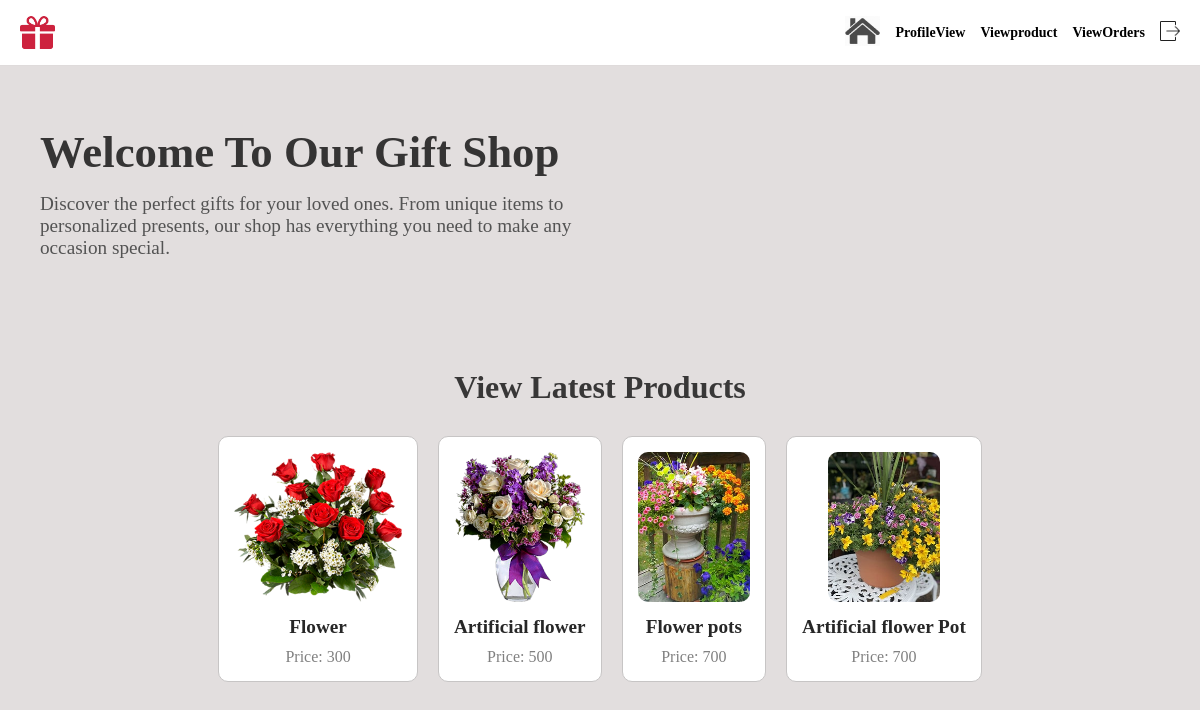
The page /companyhome (signed in) on the database its author committed.
### app/models.py (models this page shows)
class Product(models.Model):
    product_id=models.ForeignKey(Company,on_delete=models.CASCADE)
    name=models.CharField(max_length=100)
    image=models.FileField(upload_to='media')
    description=models.CharField(max_length=100)
    price=models.IntegerField()
    category=models.CharField(null=True,blank=True,max_length=100)
    product_quantity=models.IntegerField(null=True,blank=True)
    color = models.CharField(max_length=100, null=True, blank=True)
    size = models.CharField(max_length=100, null=True, blank=True)

### app/views.py (the view)
# urls.py: path('companyhome',views.Companyhome,name='companyhome'),
def Companyhome(request):
    company = Company.objects.get(company_id=request.user.id)
    products = Product.objects.filter(product_id=company)
    return render(request,'companyhome.html',{'products':products})

### templates/companyhome.html (shortened to what this page needs)
<!DOCTYPE html>
{% load static %}
<html lang="en">
<head>
</head>
<body>
    <div class="nav-container">
        <img src="{% static 'images/favicon.png' %}" alt="Logo" class="profile-pic">
        <nav>
            <a href="{% url 'companyhome' %}"><img src="{% static 'img/companihome.jpg' %}" alt="" height="30px" width="35px"></a>
            <a href="{% url 'companyprofile' %}">ProfileView</a>
            <a href="{% url 'viewproduct' %}" > Viewproduct</a>
            <a href="{% url 'allorders' %}">ViewOrders</a>
            <a href="{% url 'logout' %}"><img src="{% static 'img/logout.png' %}" alt="" height="20px" width="20px"></a>
        </nav>
    </div>
    {% block content %}
    <div class="banner">
        <div class="banner-text">
            <h1>Welcome To Our  Gift Shop</h1>
            <p>Discover the perfect gifts for your loved ones. From unique items to personalized presents, our shop has everything you need to make any occasion special.</p>
        </div>
        <div class="banner-image">
        </div>
    </div>
    <div class="container">
        <h2>View Latest Products</h2>
        <div class="product-grid">
          {% for i in products|slice:4 %}
            <div class="product-card">
                <a href="{% url 'viewproductdetails' id=i.id %}" ><img src="{{i.image.url}}" alt=""></a>
                <h3>{{ i.name }}</h3>
                <p>Price: {{ i.price }}</p>
            </div>
          {% endfor %}
        </div>
    </div>
    {% endblock %}
</body>
</html>

### templates/companyhome.html (style rules this page uses)
* { margin: 0; padding: 0; box-sizing: border-box; }
body { background-color: rgb(226, 222, 222); }
.nav-container { width: 100%; background-color: white; padding: 15px 20px; display: flex; align-items: center; justify-content: space-between; flex-wrap: wrap; border-bottom: 1px solid rgb(223, 219, 219); }
.nav-container nav { display: flex; align-items: center; gap: 15px; }
.nav-container nav a { color: black; text-decoration: none; font-weight: bold; font-size: 14px; }
.profile-pic { width: 35px; height: 35px; }
.banner { display: flex; align-items: center; justify-content: space-between; background-color: rgb(226, 222, 222); padding: 40px 20px; flex-wrap: wrap; }
.banner-text { flex: 1; padding: 20px; text-align: left; }
.banner-text h1 { font-size: 2.8rem; font-weight: bold; margin-bottom: 15px; color: rgb(53, 52, 52); }
.banner-text p { font-size: 1.2rem; color: rgb(83, 83, 83); }
.banner-image { flex: 1; text-align: center; }
.container { padding: 50px 20px; text-align: center; }
.container h2 { font-size: 2rem; margin-bottom: 30px; font-weight: bold; color: rgb(56, 55, 55); }
.product-grid { display: flex; flex-wrap: wrap; gap: 20px; justify-content: center; }
.product-card { border: 1px solid rgb(199, 197, 197); border-radius: 10px; padding: 15px; background-color: white; text-align: center; max-width: 200px; }
.product-card img { max-width: 100%; height: 150px; border-radius: 10px; margin-bottom: 10px; }
.product-card h3 { font-size: 1.2rem; margin-bottom: 10px; color: rgb(39, 39, 39); }
.product-card p { color: grey; }

### rows shown on the page
Product: image (picture), name "Flower", price "300"
Product: image (picture), name "Artificial flower", price "500"
Product: image (picture), name "Flower pots", price "700"
Product: image (picture), name "Artificial flower Pot", price "700"
